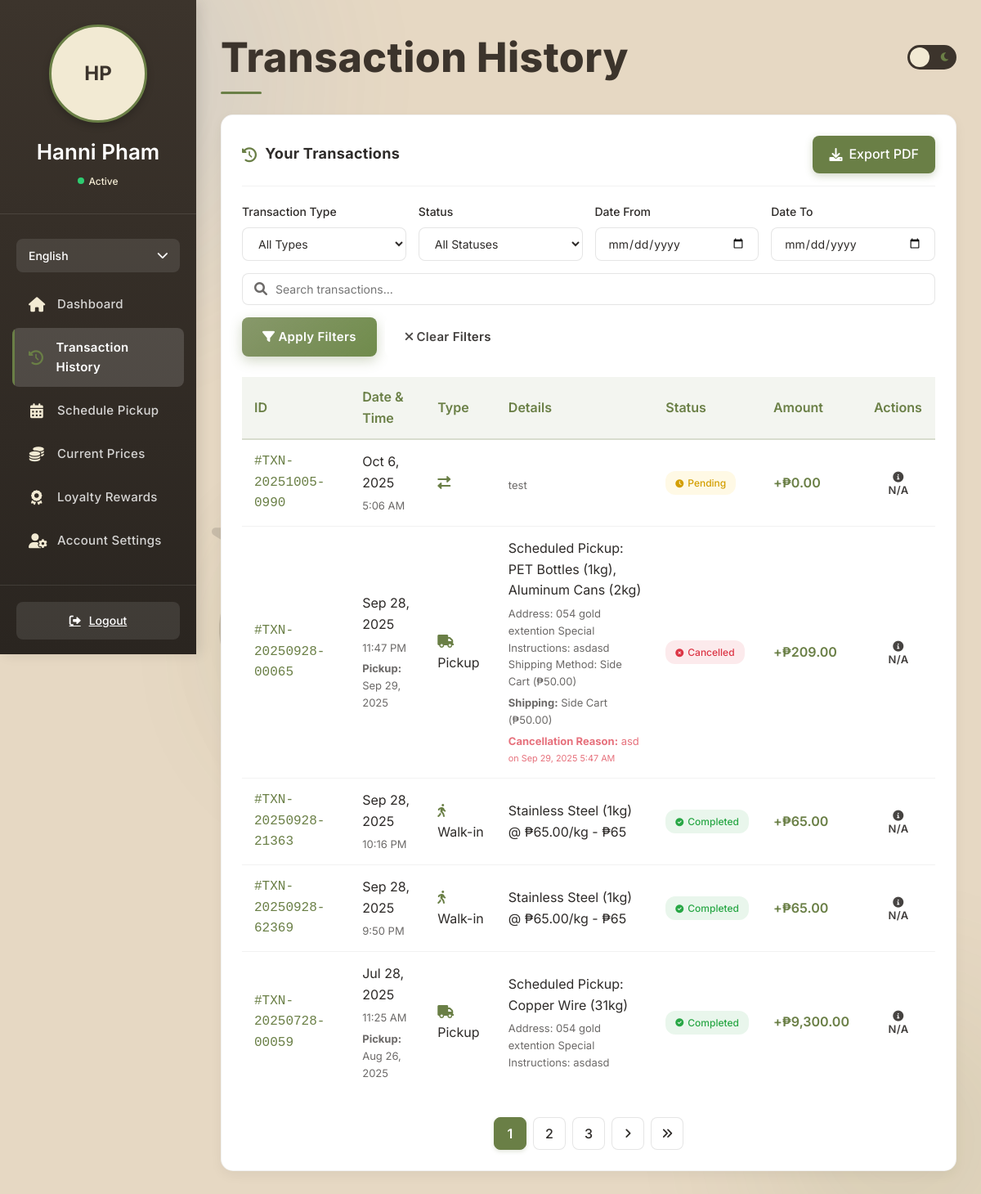
Before: /Customer-portal/transaction.php (signed in) with the older database file.
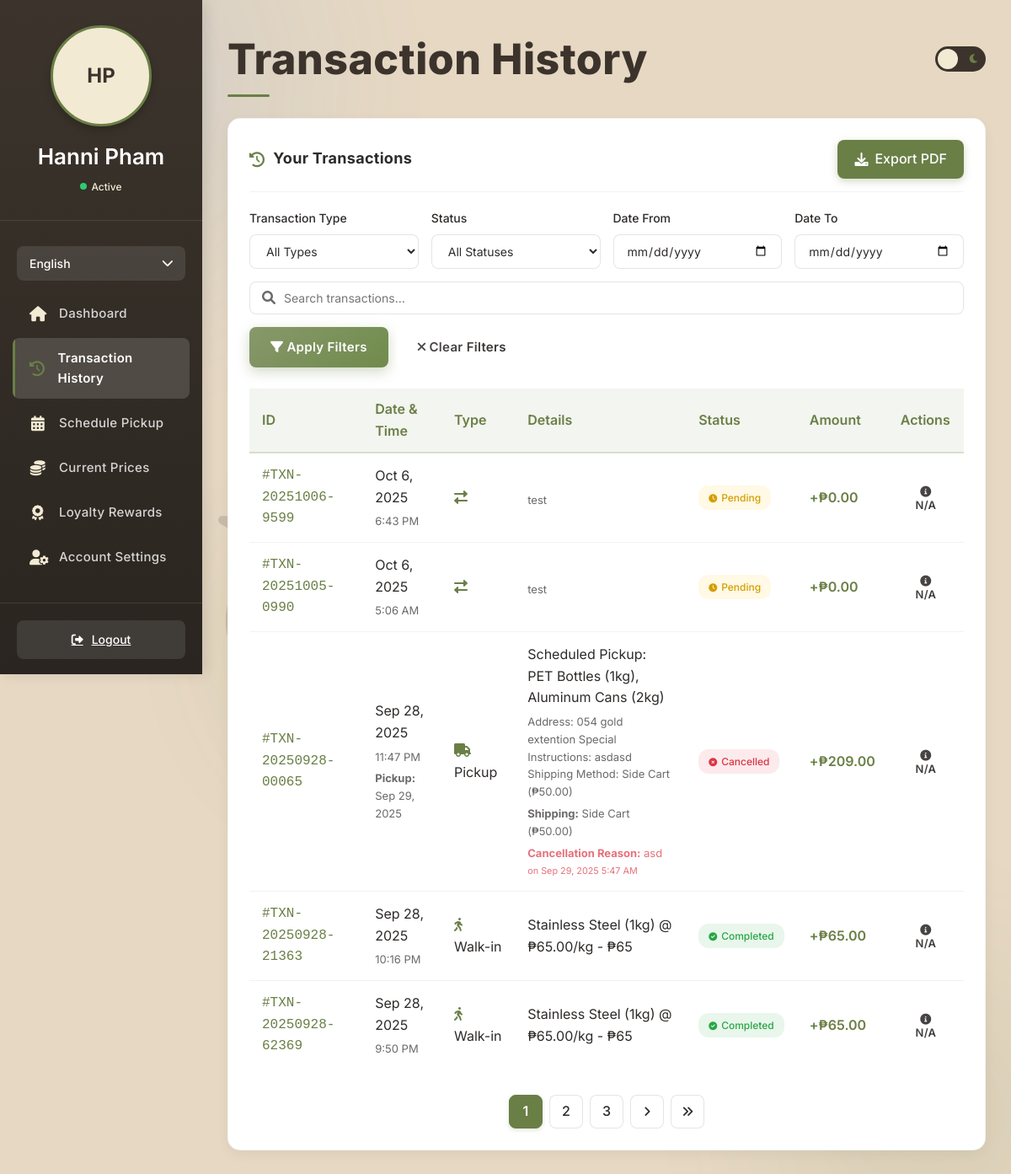
After: the same page with the newer database file.
### tables this page shows
CREATE TABLE `users` (
  `id` int(11) NOT NULL AUTO_INCREMENT,
  `first_name` varchar(50) NOT NULL,
  `last_name` varchar(50) NOT NULL,
  `username` varchar(50) DEFAULT NULL,
  `email` varchar(100) NOT NULL,
  `phone` varchar(20) NOT NULL,
  `address` text NOT NULL,
  `profile_image` varchar(255) DEFAULT NULL,
  `password_hash` varchar(255) NOT NULL,
  `user_type` enum('individual','business','collector') NOT NULL,
  `agreed_terms` tinyint(1) DEFAULT 0,
  `created_at` timestamp NOT NULL DEFAULT current_timestamp(),
  `loyalty_points` int(11) DEFAULT 0,
  `loyalty_tier` enum('bronze','silver','gold','platinum','diamond','ethereal') DEFAULT 'bronze',
  `referral_code` varchar(20) DEFAULT NULL,
  `referred_by` int(11) DEFAULT NULL,
  `is_admin` tinyint(1) DEFAULT 0,
  `last_login` datetime DEFAULT NULL,
  `is_verified` tinyint(1) DEFAULT 0,
  `verification_token` varchar(255) DEFAULT NULL,
  `token_expires_at` datetime DEFAULT NULL,
  `reset_token` varchar(64) DEFAULT NULL,
  `reset_token_expires` datetime DEFAULT NULL,
  `facebook_id` varchar(255) DEFAULT NULL,
  `api_key` varchar(64) DEFAULT NULL,
  `two_factor_auth` tinyint(1) DEFAULT 0,
  `two_factor_secret` varchar(32) DEFAULT NULL,
  PRIMARY KEY (`id`),
  UNIQUE KEY `email` (`email`),
  UNIQUE KEY `username_UNIQUE` (`username`),
  UNIQUE KEY `referral_code_UNIQUE` (`referral_code`),
  UNIQUE KEY `uniq_api_key` (`api_key`),
  KEY `idx_api_key` (`api_key`)
);

CREATE TABLE `transactions` (
  `id` int(11) NOT NULL AUTO_INCREMENT,
  `transaction_id` varchar(20) NOT NULL,
  `user_id` int(11) DEFAULT NULL,
  `created_by` int(11) DEFAULT NULL,
  `name` varchar(100) NOT NULL,
  `transaction_type` enum('Pickup','Walk-in','Loyalty') NOT NULL,
  `type` enum('Purchase','Sale') NOT NULL DEFAULT 'Sale',
  `transaction_date` date NOT NULL,
  `transaction_time` time NOT NULL,
  `item_details` text NOT NULL,
  `additional_info` text DEFAULT NULL,
  `status` enum('Completed','Pending','Cancelled') DEFAULT 'Pending',
  `cancel_reason` text DEFAULT NULL,
  `cancelled_at` datetime DEFAULT NULL,
  `amount` decimal(10,2) NOT NULL,
  `created_at` timestamp NOT NULL DEFAULT current_timestamp(),
  `points_earned` int(11) DEFAULT 0,
  `points_redeemed` int(11) DEFAULT 0,
  `pickup_date` date DEFAULT NULL,
  `time_slot` varchar(50) DEFAULT NULL,
  `shipping_method` varchar(255) DEFAULT NULL,
  `shipping_fee` decimal(10,2) DEFAULT NULL,
  PRIMARY KEY (`id`),
  UNIQUE KEY `transaction_id` (`transaction_id`),
  KEY `user_id` (`user_id`)
);

CREATE TABLE `shipping_methods` (
  `id` int(11) NOT NULL AUTO_INCREMENT,
  `name` varchar(50) NOT NULL,
  `description` varchar(255) NOT NULL,
  `rate` decimal(10,2) NOT NULL,
  `max_weight` decimal(10,2) NOT NULL,
  `is_active` tinyint(1) NOT NULL DEFAULT 1,
  `created_at` timestamp NOT NULL DEFAULT current_timestamp(),
  `updated_at` timestamp NOT NULL DEFAULT current_timestamp() ON UPDATE current_timestamp(),
  PRIMARY KEY (`id`)
);

CREATE TABLE `pickups` (
  `id` int(11) NOT NULL AUTO_INCREMENT,
  `user_id` int(11) DEFAULT NULL,
  `pickup_date` date NOT NULL,
  `time_slot` varchar(50) NOT NULL,
  `address` text DEFAULT NULL,
  `special_instructions` text DEFAULT NULL,
  `estimated_value` decimal(10,2) DEFAULT NULL,
  `status` enum('Scheduled','Completed','Cancelled') DEFAULT 'Scheduled',
  `shipping_method` varchar(255) DEFAULT NULL,
  `shipping_fee` decimal(10,2) DEFAULT NULL,
  `created_at` timestamp NOT NULL DEFAULT current_timestamp(),
  `is_free_pickup` tinyint(1) DEFAULT 0,
  `reward_redemption_id` int(11) DEFAULT NULL,
  PRIMARY KEY (`id`),
  KEY `fk_pickups_user` (`user_id`),
  KEY `reward_redemption_id` (`reward_redemption_id`)
);

### Customer-portal/transaction.php (the view, shortened to what the rows shown need)
<?php
require_once 'db_connection.php';
$language = 'en';
$t = $translations[$language];
$user_id = $_SESSION['user_id'];
$transactions_per_page = 5;
$current_page = isset($_GET['page']) ? (int)$_GET['page'] : 1;
$offset = ($current_page - 1) * $transactions_per_page;
$sql = "SELECT t.*, p.shipping_method as shipping_method_id, p.shipping_fee, sm.name as shipping_method_name
        FROM transactions t
        LEFT JOIN pickups p ON t.pickup_date = p.pickup_date AND t.time_slot = p.time_slot AND t.user_id = p.user_id
        LEFT JOIN shipping_methods sm ON p.shipping_method = sm.id
        WHERE t.user_id = ?";
$params = array($user_id);
$types = "i";
$sql .= " ORDER BY t.transaction_date DESC, t.transaction_time DESC";
$sql .= " LIMIT ? OFFSET ?";
$params[] = $transactions_per_page;
$params[] = $offset;
$types .= "ii";
$stmt = mysqli_prepare($conn, $sql);
mysqli_stmt_bind_param($stmt, $types, ...$params);
if (!mysqli_stmt_execute($stmt)) {
    die("Error executing statement: " . mysqli_stmt_error($stmt));
}
$result = mysqli_stmt_get_result($stmt);
$user_query = "SELECT first_name, last_name, profile_image FROM users WHERE id = ?";
$user_stmt = mysqli_prepare($conn, $user_query);
mysqli_stmt_bind_param($user_stmt, "i", $user_id);
mysqli_stmt_execute($user_stmt);
$user_result = mysqli_stmt_get_result($user_stmt);
$user = mysqli_fetch_assoc($user_result);
$user_name = $user['first_name'] . ' ' . $user['last_name'];
$user_initials = strtoupper(substr($user['first_name'], 0, 1) . substr($user['last_name'], 0, 1));
function formatTransactionDetails($transaction) {
    $details = '';
    if ($transaction['transaction_type'] === 'Pickup') {
        $details = $transaction['item_details'];
    } else {
        $item_details = $transaction['item_details'];
        $items = json_decode($item_details, true);
        if (json_last_error() === JSON_ERROR_NONE && is_array($items)) {
            foreach ($items as $item) {
                if (isset($item['material']) && isset($item['quantity'])) {
                    $details .= "{$item['material']} ({$item['quantity']}kg)";
                    if (isset($item['price_per_kg'])) {
                        $details .= " @ ₱{$item['price_per_kg']}/kg";
                    }
                    if (isset($item['total'])) {
                        $details .= " - ₱{$item['total']}";
                    }
                    $details .= "\n";
                }
            }
        } else {
            $details = $item_details;
        }
    }
    return $details;
}
?>
<!DOCTYPE html>
<html lang="en">
<head>
    <link rel="stylesheet" href="https://cdnjs.cloudflare.com/ajax/libs/font-awesome/6.0.0-beta3/css/all.min.css">
</head>
<body>
    <div class="sidebar" id="sidebar">
        <div class="sidebar-header">
            <div class="user-avatar" id="profilePicture">
                <?php if (!empty($user['profile_image']) && file_exists($user['profile_image'])): ?>
                    <img src="<?php echo htmlspecialchars($user['profile_image']); ?>" alt="Profile">
                <?php else: ?>
                    <?php echo $user_initials; ?>
                <?php endif; ?>
            </div>
            <div class="user-name"><?php echo htmlspecialchars($user_name); ?></div>
            <div class="user-status">
                <span class="status-indicator"></span>
                <span>Active</span>
            </div>
        </div>
    </div>
    <div class="main-content">
        <div class="header">
            <h1 class="page-title"><?php echo $t['transaction_history']; ?></h1>
        </div>
        <div class="dashboard-card">
            <div style="overflow-x: auto;">
                <table class="transaction-table">
                    <thead>
                        <tr>
                            <th><?php echo $t['id']; ?></th>
                            <th><?php echo $t['date_time']; ?></th>
                            <th><?php echo $t['type']; ?></th>
                            <th><?php echo $t['details']; ?></th>
                            <th><?php echo $t['status']; ?></th>
                            <th><?php echo $t['amount']; ?></th>
                            <th><?php echo $t['actions']; ?></th>
                        </tr>
                    </thead>
                    <tbody>
                        <?php if (mysqli_num_rows($result) > 0): ?>
                            <?php while ($transaction = mysqli_fetch_assoc($result)): ?>
                                <tr>
                                    <td class="transaction-id">#<?php echo htmlspecialchars($transaction['transaction_id']); ?></td>
                                    <td>
                                        <?php echo date('M j, Y', strtotime($transaction['transaction_date'])); ?>
                                        <div class="transaction-items">
                                            <?php echo date('g:i A', strtotime($transaction['transaction_time'])); ?>
                                        </div>
                                        <?php if ($transaction['transaction_type'] == 'Pickup' && isset($transaction['pickup_date'])): ?>
                                            <div class="transaction-items">
                                                <strong><?php echo $t['pickup']; ?>:</strong>
                                                <?php echo date('M j, Y', strtotime($transaction['pickup_date'])); ?>
                                            </div>
                                        <?php endif; ?>
                                    </td>
                                    <td>
                                        <?php
                                        $type_icon = '';
                                        switch($transaction['transaction_type']) {
                                            case 'Pickup': $type_icon = 'fa-truck'; break;
                                            case 'Walk-in': $type_icon = 'fa-walking'; break;
                                            default: $type_icon = 'fa-exchange-alt';
                                        }
                                        ?>
                                        <i class="fas <?php echo $type_icon; ?>" style="margin-right: 8px; color: var(--icon-green);"></i>
                                        <?php echo htmlspecialchars($transaction['transaction_type']); ?>
                                    </td>
                                    <td>
                                        <?php
                                        $formatted_details = formatTransactionDetails($transaction);
                                        echo nl2br(htmlspecialchars($formatted_details));
                                        ?>
                                        <?php if (!empty($transaction['additional_info'])): ?>
                                            <div class="transaction-items">
                                                <?php echo htmlspecialchars($transaction['additional_info']); ?>
                                            </div>
                                        <?php endif; ?>
                                        <?php if (!empty($transaction['shipping_method_name'])): ?>
                                            <div class="transaction-items">
                                                <strong><?php echo $t['shipping']; ?>:</strong> <?php echo htmlspecialchars($transaction['shipping_method_name']); ?>
                                                <?php if (!empty($transaction['shipping_fee'])): ?>
                                                    (₱<?php echo number_format($transaction['shipping_fee'], 2); ?>)
                                                <?php endif; ?>
                                            </div>
                                        <?php endif; ?>
                                        <?php if (!empty($transaction['cancel_reason'])): ?>
                                            <div class="transaction-items" style="color: #dc3545;">
                                                <strong><?php echo $t['cancellation_reason']; ?>:</strong> <?php echo htmlspecialchars($transaction['cancel_reason']); ?>
                                                <?php if (!empty($transaction['cancelled_at'])): ?>
                                                    <br><small>on <?php echo date('M j, Y g:i A', strtotime($transaction['cancelled_at'])); ?></small>
                                                <?php endif; ?>
                                            </div>
                                        <?php endif; ?>
                                    </td>
                                    <td>
                                        <?php
                                        $status_class = 'status-' . strtolower($transaction['status']);
                                        $status_icon = '';
                                        switch($transaction['status']) {
                                            case 'Completed': $status_icon = 'fa-check-circle'; break;
                                            case 'Pending': $status_icon = 'fa-clock'; break;
                                            case 'Cancelled': $status_icon = 'fa-times-circle'; break;
                                        }
                                        echo '<span class="transaction-status ' . $status_class . '">' .
                                             '<i class="fas ' . $status_icon . '"></i>' .
                                             htmlspecialchars($transaction['status']) . '</span>';
                                        ?>
                                    </td>
                                    <td class="transaction-amount" style="color: <?php
                                        echo ($transaction['transaction_type'] == 'Loyalty') ? 'var(--sales-orange)' : 'var(--icon-green)';
                                    ?>;">
                                        +₱<?php echo number_format($transaction['amount'], 2); ?>
                                    </td>
                                    <td>
                                        <?php if ($transaction['status'] == 'Pending' && $transaction['transaction_type'] == 'Pickup'): ?>
                                            <button class="btn btn-danger btn-sm cancel-btn"
                                                    data-transaction-id="<?php echo $transaction['transaction_id']; ?>">
                                                <i class="fas fa-times"></i> <?php echo $t['cancel']; ?>
                                            </button>
                                        <?php else: ?>
                                            <button class="btn btn-secondary btn-sm" disabled>
                                                <i class="fas fa-info-circle"></i> N/A
                                            </button>
                                        <?php endif; ?>
                                    </td>
                                </tr>
                            <?php endwhile; ?>
                        <?php endif; ?>
                    </tbody>
                </table>
            </div>
        </div>
    </div>
</body>
</html>

Changed rows visible on the page:
no longer on this page (row unchanged): transactions: transaction "TXN-20250728-00059", transaction_date "Jul 28, 2025", transaction_time "11:25 AM", pickup "Pickup", pickup_date "Aug 26, 2025", transaction_type "Pickup", item_details "Scheduled Pickup: Copper Wire (31kg)", additional_info "Address: 054 gold extention Special Instructions: asdasd", status "Completed", amount "9,300.00", shows "N/A"
added transactions: transaction "TXN-20251006-9599", transaction_date "Oct 6, 2025", transaction_time "6:43 PM", additional_info "test", status "Pending", amount "0.00", transaction_type "N/A"
